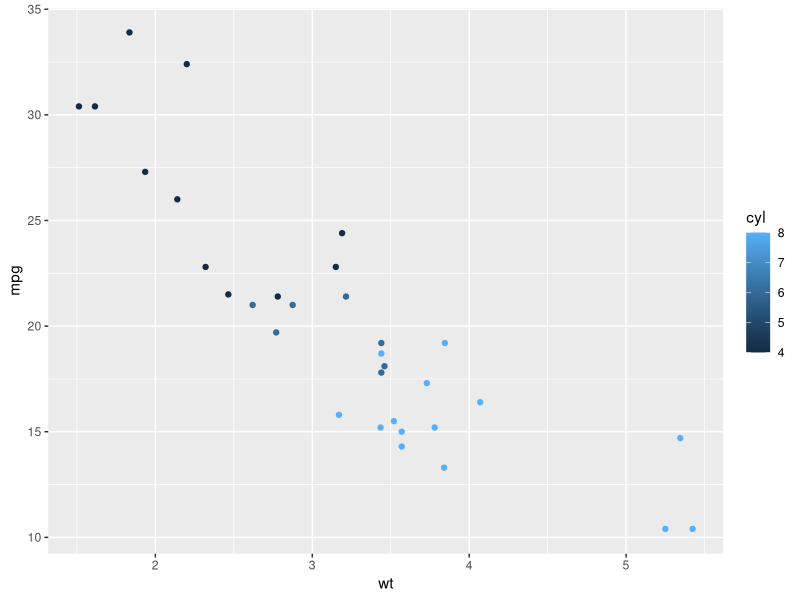

The R script that drew this image:
library(ggplot2)

df <- mtcars

print(head(df))

#DATA & AESTHETICS Layer
pl <- ggplot(data=df,aes(x=wt,y=mpg))

#Geometry layer
#Adding the data& AESTHETICS layer to geom layer
print(pl + geom_point(aes(color=cyl)))